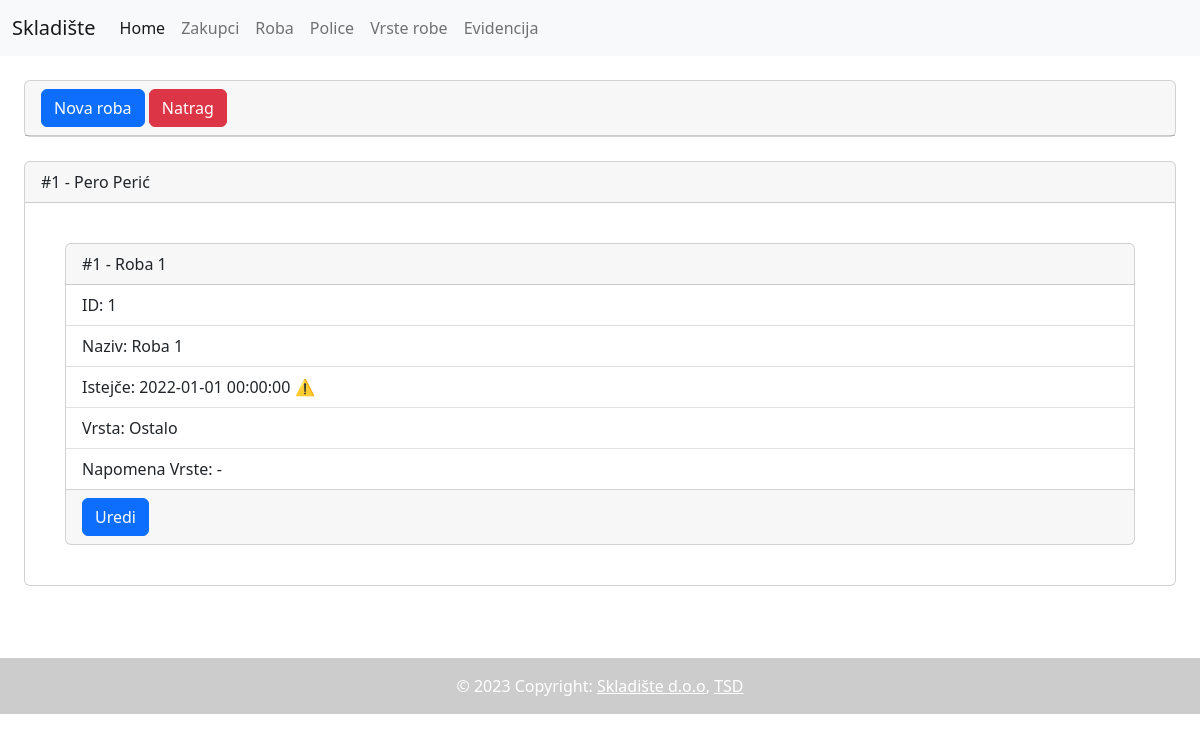
The page /roba-zakupca.php?id=1 on the database its author committed.
### tables this page shows
CREATE TABLE `zakupac` (
  `ID` int(11) NOT NULL PRIMARY KEY AUTO_INCREMENT,
  `Ime` char(35) NOT NULL,
  `Prezime` varchar(35) NOT NULL,
  `Telefon` varchar(20) NOT NULL,
  `Mail` varchar(255) NOT NULL
);

CREATE TABLE `roba` (
  `ID` int(11) NOT NULL PRIMARY KEY AUTO_INCREMENT,
  `Naziv` varchar(50) NOT NULL,
  `Istjece` datetime NOT NULL,
  `VrstaRobe_ID` int(11) NOT NULL,
  `Zakupac_ID` int(11) NOT NULL,

  FOREIGN KEY (`VrstaRobe_ID`) REFERENCES `vrstarobe`(`ID`),
  FOREIGN KEY (`Zakupac_ID`) REFERENCES `zakupac`(`ID`)

);

CREATE TABLE `vrstarobe` (
  `ID` int(11) NOT NULL PRIMARY KEY AUTO_INCREMENT,
  `Naziv` char(25) NOT NULL,
  `Napomena` varchar(100) DEFAULT NULL
);

### roba-zakupca.php (the view, shortened to what this page needs)
<!DOCTYPE html>
<html lang="en">
<head>
    <link rel="stylesheet" href="/skladiste/bootstrap/css/bootstrap.css">
</head>
<body>
    <?php include($_SERVER['DOCUMENT_ROOT'].'/skladiste/include/header.php'); ?>
    <?php include($_SERVER['DOCUMENT_ROOT'].'/skladiste/server/config.php'); ?>
    <?php
        $roba = [];
        if (isset($_GET["id"])) {
            $query = $DB->query("SELECT * FROM `zakupac` WHERE `ID` = ".$_GET["id"]);
            while($row = $query->fetch_assoc()) {
                $zakupac = $row;
            }
            $query = $DB->query("SELECT `roba`.`ID`, `roba`.`Naziv`, `roba`.`Istjece`, `vrstarobe`.`Naziv` AS 'vrstarobeNaziv', `vrstarobe`.`Napomena` FROM `roba`, `vrstarobe` WHERE `roba`.`Zakupac_ID` = ".$_GET["id"]." AND `roba`.`VrstaRobe_ID` = `vrstarobe`.`ID`;");
            while ($row = $query->fetch_assoc()) {
                array_push($roba, $row);
            }
        }
        else{
            header('Location: ./zakupci.php?page=1');
        }
    ?>
    <div class="card m-4">
        <div class="card-header">
            <button class="btn btn-primary" onclick="window.location.assign('./roba-nova.php')">Nova roba</button>
            <button class="btn btn-danger" onclick="window.location.assign('./zakupci.php')">Natrag</button>
        </div>
    </div>
    <div class="card m-4">
        <div class="card-header">
            #<?php print($zakupac["ID"]); ?> - <?php print($zakupac["Ime"]); ?> <?php print($zakupac["Prezime"]); ?>
        </div>
        <div class="card-body">
            <?php
                for ($i=0; $i < sizeof($roba); $i++) {
                    $upozorenjeDatuma = '';
                    if (new DateTime() > new DateTime($roba[$i]['Istjece'])) {
                        $upozorenjeDatuma = '⚠️';
                    }
                    print("<div class=\"card m-4\">
                        <div class=\"card-header\">
                        #".$roba[$i]['ID']." - ".$roba[$i]['Naziv']."
                        </div>
                        <ul class=\"list-group list-group-flush\">
                            <li class=\"list-group-item\">ID: ".$roba[$i]['ID']."</li>
                            <li class=\"list-group-item\">Naziv: ".$roba[$i]['Naziv']."</li>
                            <li class=\"list-group-item\">Istejče: ".$roba[$i]['Istjece']." ".$upozorenjeDatuma."</li>
                            <li class=\"list-group-item\">Vrsta: ".$roba[$i]['vrstarobeNaziv']."</li>
                            <li class=\"list-group-item\">Napomena Vrste: ".$roba[$i]['Napomena']."</li>
                        </ul>
                        <div class=\"card-footer\">
                            <button class=\"btn btn-primary\" onclick=\"window.location.assign('./roba-uredi.php?id=".$roba[$i]['ID']."')\">Uredi</button>
                        </div>
                    </div>");
                }
            ?>
        </div>
    </div>
    <?php include($_SERVER['DOCUMENT_ROOT'].'/skladiste/include/footer.php'); ?>
</body>
</html>

### rows shown on the page
zakupac: ID "1", Ime "Pero", Prezime "Perić"
roba: ID "1", Naziv "Roba 1", Istjece "2022-01-01 00:00:00", Istjece "⚠️", VrstaRobe_ID.Naziv "Ostalo", VrstaRobe_ID.Napomena "-"
